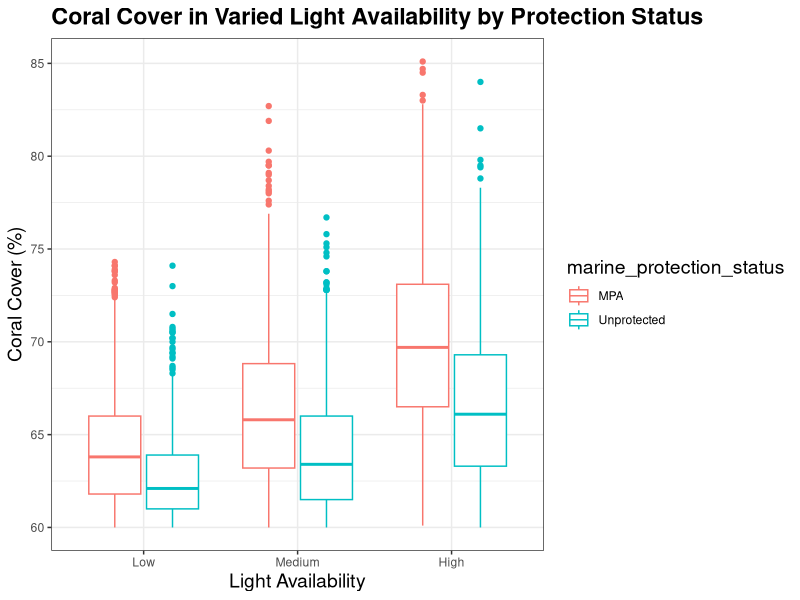

Recreate this plot in R.
## ---- chunk 1
#| message: false
#| warning: false

library(tidyverse)
library(here)
library(ggthemes)
## ---- chunk 2
#| message: false
#| warning: false
#coral data
coral <- read_csv(here("Week_10","Data","coral_reef_sites.csv"))
## ---- chunk 3
filterby_mpa_coral <- function(data, mpa_status, coralcov_min, coralcov_max) { #name the function and arguments
  filtered_data <- data %>%
    filter(marine_protection_status == mpa_status, #filter based on mpa_status (MPA or unprotected)
           coral_cover >= coralcov_min, #choose the minimum value for coral cover
           coral_cover <= coralcov_max) #choose the maximum value for coral cover
  return(filtered_data)
}

filterby_mpa_coral(coral, "MPA", coralcov_min = 83, coralcov_max = 100)
## ---- chunk 4
filterby_coral <- function(data, coralcov_min, coralcov_max) { #choose
  filtered_data <- data %>%
    filter(coral_cover >= coralcov_min,
           coral_cover <= coralcov_max)
  return(filtered_data)
}

filterby_coral(coral, coralcov_min = 83, coralcov_max = 100)
## ---- chunk 5
structuralcomplexityplot <- function(data, coralcov_min, coralcov_max) {
  filtered_data <- filterby_coral(data = data, 
                                  coralcov_min = coralcov_min, 
                                  coralcov_max = coralcov_max) %>%
    mutate(light_availability = factor(light_availability, levels = c("Low", "Medium", "High")))
  plot <- ggplot(filtered_data, aes(x = light_availability, y = coral_cover, 
                                    color = marine_protection_status)) +
    geom_boxplot() +
     labs(title = "Coral Cover in Varied Light Availability by Protection Status",   
       x = "Light Availability",
       y= "Coral Cover (%)") +
  theme_bw() + #change theme 
  theme(axis.title = element_text(face = "plain"), #adjust axis and legend titles to plain
        legend.title = element_text(face = "plain"), 
        title = element_text(size = 14, face = "bold"))
  return(plot)
}

 structuralcomplexityplot(data = coral, coralcov_min = 60, coralcov_max = 90)
